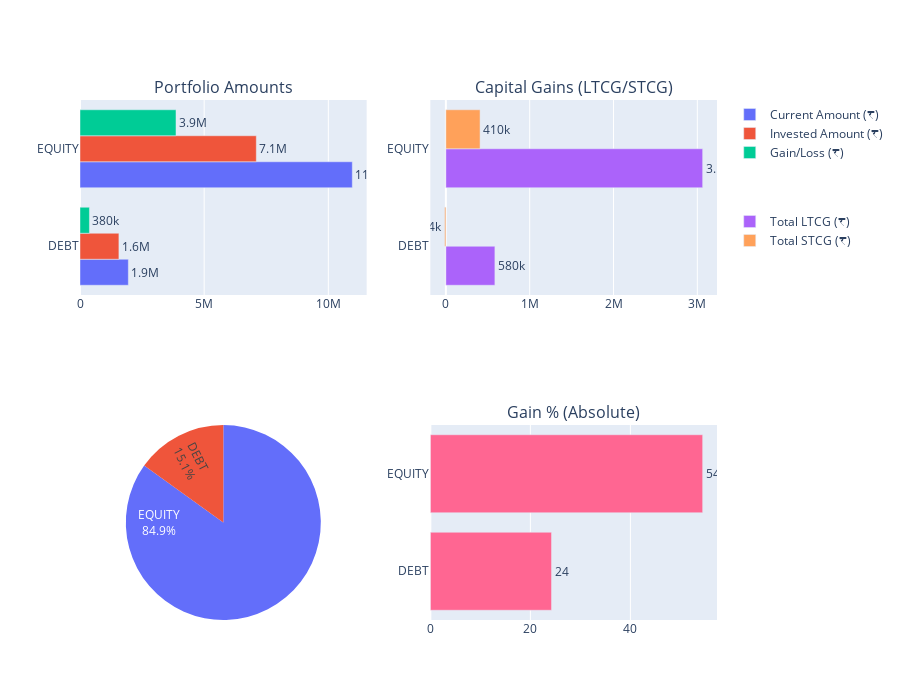

Notebook cell for this chart:
### Markdown cell above
##  Equiy vs Debt Aggregate Data

### Code cell
from src.mfdisplay import display_equity_vs_debt
display_equity_vs_debt(mf_totals_grp)

### Figure 1 — Plotly figure (JSON) as saved in the notebook; plotly's stock layout.template omitted (floating-point values rounded to 4 significant figures)
{"data": [{"legendgroup": "1", "name": "Current Amount (₹)", "orientation": "h", "text": ["1946545.58", "10965445.65"], "textposition": "outside", "texttemplate": "%{text:.2s}", "type": "bar", "x": [1947000.0, 10970000.0], "xaxis": "x", "y": ["DEBT", "EQUITY"], "yaxis": "y"}, {"legendgroup": "1", "name": "Invested Amount (₹)", "orientation": "h", "text": ["1566871.01", "7099472.75"], "textposition": "outside", "texttemplate": "%{text:.2s}", "type": "bar", "x": [1567000.0, 7099000.0], "xaxis": "x", "y": ["DEBT", "EQUITY"], "yaxis": "y"}, {"legendgroup": "1", "name": "Gain/Loss (₹)", "orientation": "h", "text": ["379674.57", "3865972.9"], "textposition": "outside", "texttemplate": "%{text:.2s}", "type": "bar", "x": [379700.0, 3866000.0], "xaxis": "x", "y": ["DEBT", "EQUITY"], "yaxis": "y"}, {"legendgroup": "2", "name": "Total LTCG (₹)", "orientation": "h", "text": ["584853.7", "3063820.04"], "textposition": "outside", "texttemplate": "%{text:.2s}", "type": "bar", "x": [584900.0, 3064000.0], "xaxis": "x2", "y": ["DEBT", "EQUITY"], "yaxis": "y2"}, {"legendgroup": "2", "name": "Total STCG (₹)", "orientation": "h", "text": ["-14170.03", "407986.1"], "textposition": "outside", "texttemplate": "%{text:.2s}", "type": "bar", "x": [-14170.0, 408000.0], "xaxis": "x2", "y": ["DEBT", "EQUITY"], "yaxis": "y2"}, {"domain": {"x": [0, 0.45], "y": [0, 0.375]}, "insidetextorientation": "radial", "labels": ["DEBT", "EQUITY"], "legendgroup": "3", "showlegend": false, "textinfo": "label+percent", "type": "pie", "values": [1947000.0, 10970000.0]}, {"legendgroup": "4", "name": "Gain Percent", "orientation": "h", "showlegend": false, "text": ["24.23", "54.45"], "textposition": "outside", "texttemplate": "%{text:.2s}", "type": "bar", "x": [24.23, 54.45], "xaxis": "x3", "y": ["DEBT", "EQUITY"], "yaxis": "y3"}], "layout": {"annotations": [{"font": {"size": 16}, "showarrow": false, "text": "Portfolio Amounts", "x": 0.225, "xanchor": "center", "xref": "paper", "y": 1, "yanchor": "bottom", "yref": "paper"}, {"font": {"size": 16}, "showarrow": false, "text": "Capital Gains (LTCG/STCG)", "x": 0.775, "xanchor": "center", "xref": "paper", "y": 1, "yanchor": "bottom", "yref": "paper"}, {"font": {"size": 16}, "showarrow": false, "text": " ", "x": 0.225, "xanchor": "center", "xref": "paper", "y": 0.375, "yanchor": "bottom", "yref": "paper"}, {"font": {"size": 16}, "showarrow": false, "text": "Gain % (Absolute)", "x": 0.775, "xanchor": "center", "xref": "paper", "y": 0.375, "yanchor": "bottom", "yref": "paper"}], "height": 700, "legend": {"tracegroupgap": 50}, "xaxis": {"anchor": "y", "domain": [0, 0.45]}, "xaxis2": {"anchor": "y2", "domain": [0.55, 1]}, "xaxis3": {"anchor": "y3", "domain": [0.55, 1]}, "yaxis": {"anchor": "x", "domain": [0.625, 1]}, "yaxis2": {"anchor": "x2", "domain": [0.625, 1]}, "yaxis3": {"anchor": "x3", "domain": [0, 0.375]}}}
